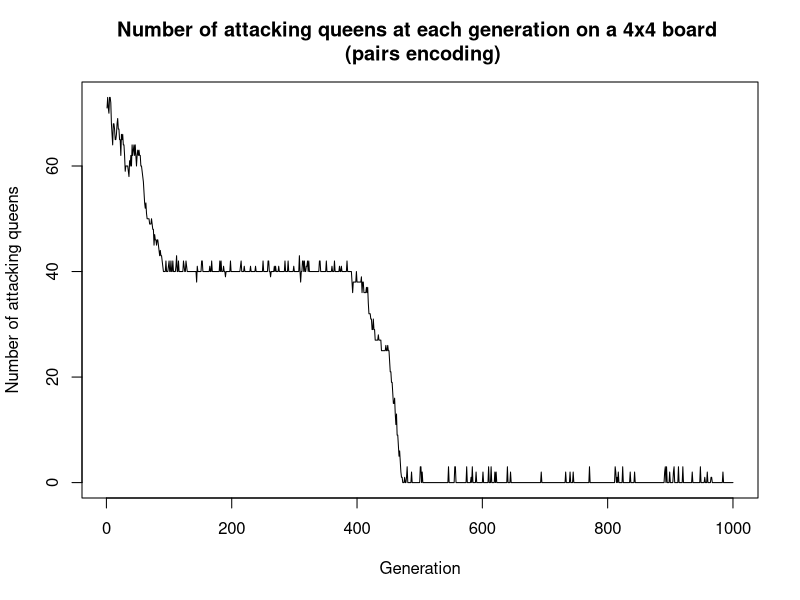
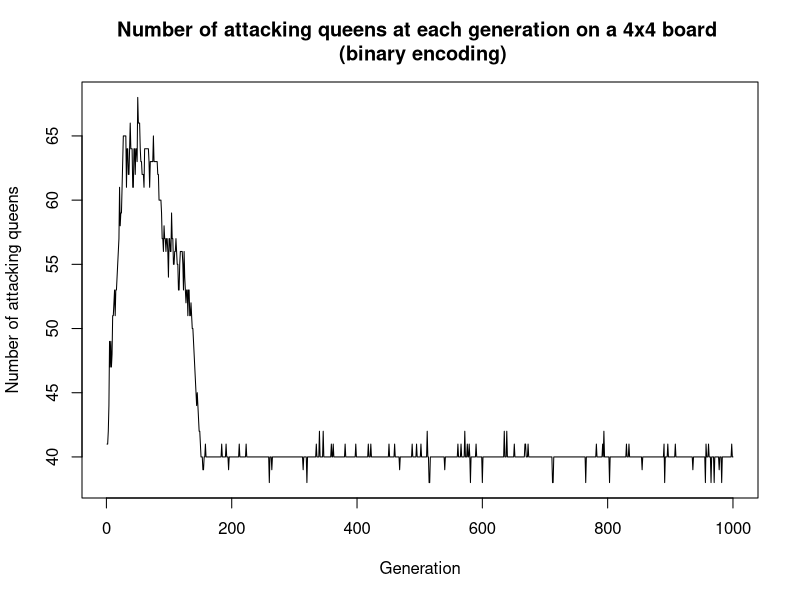
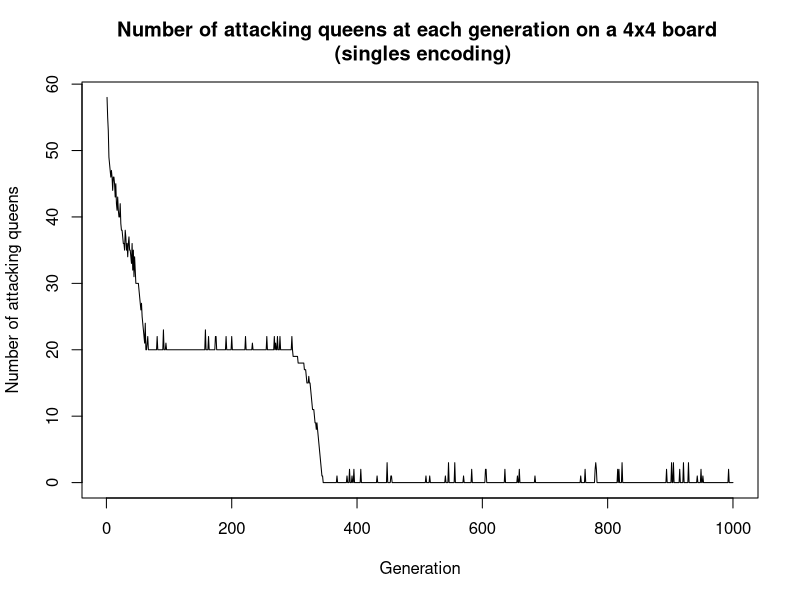
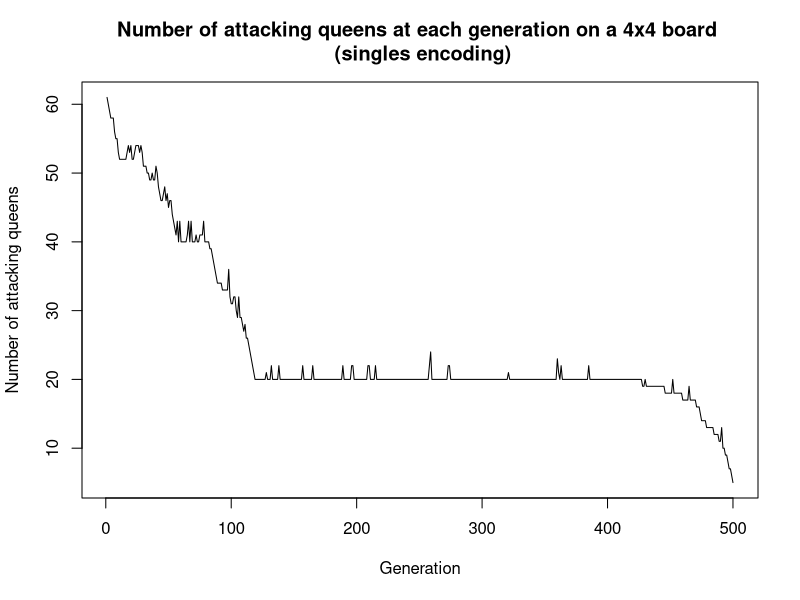
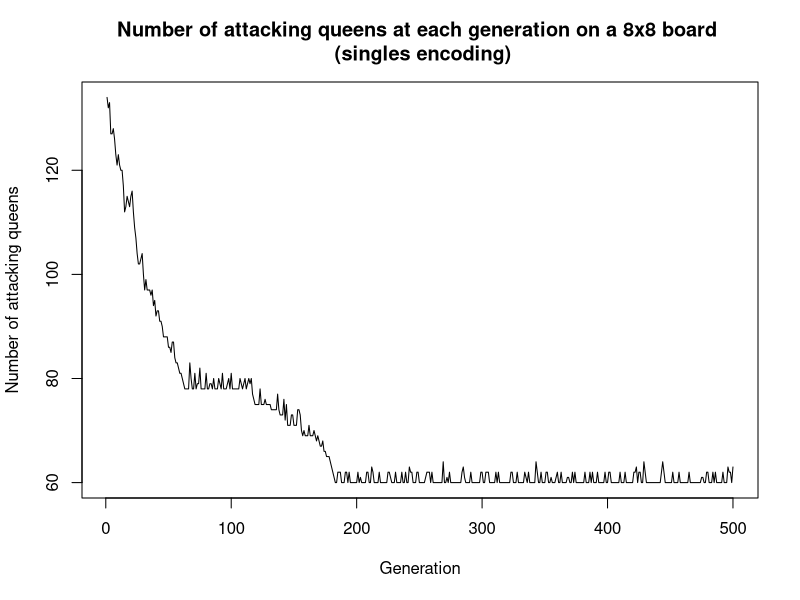
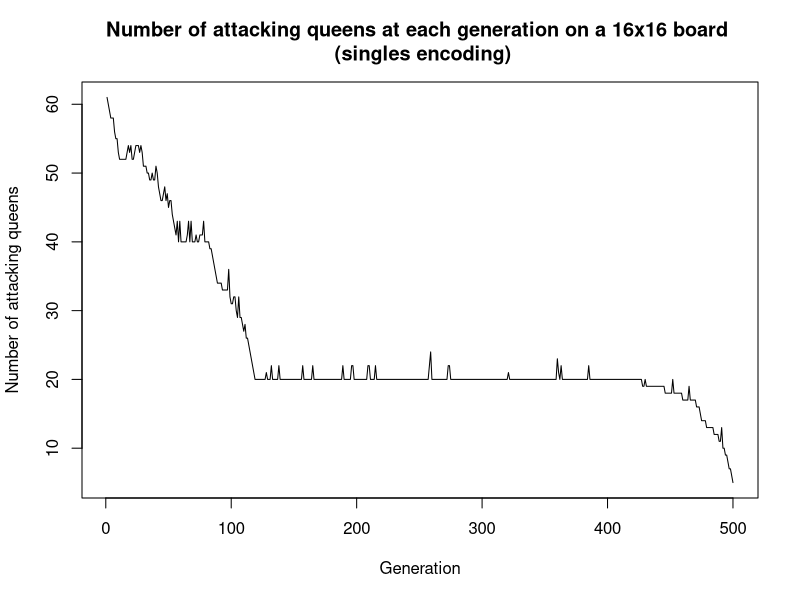
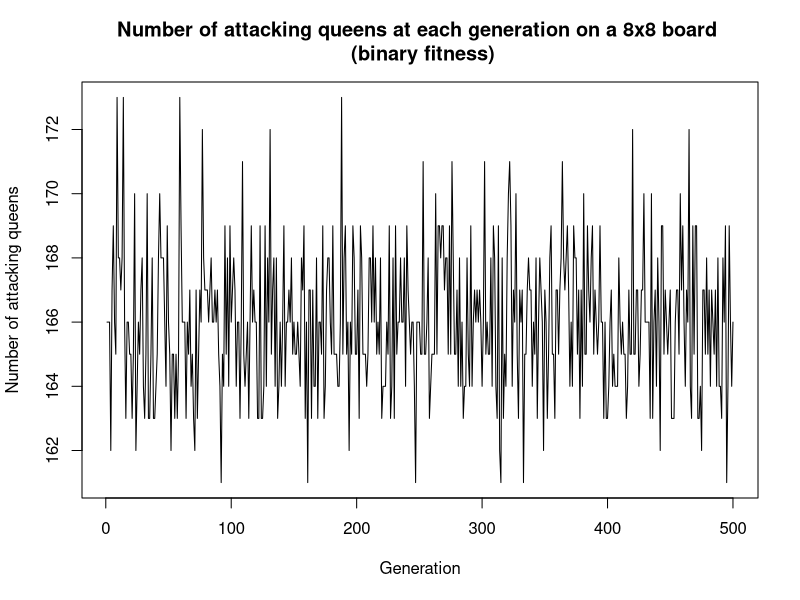
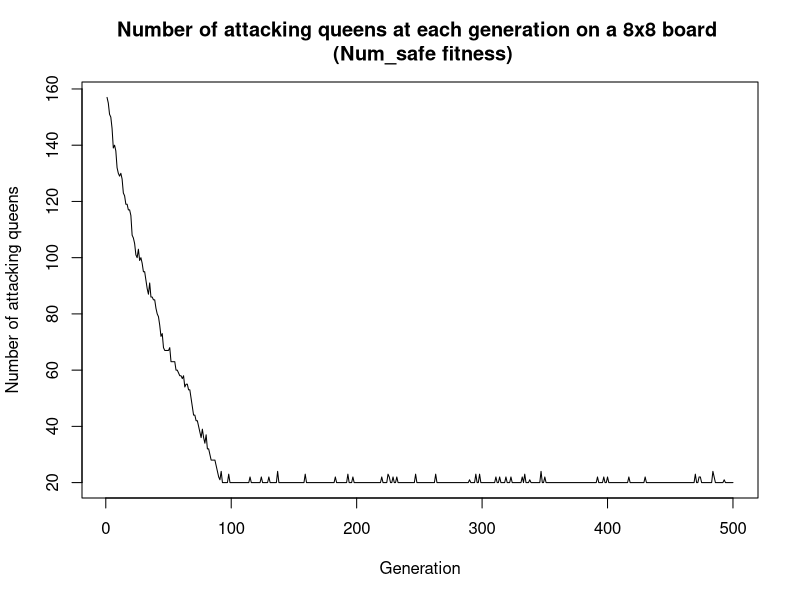

The R source for these figures, in order:
## ---- chunk 1
knitr::opts_chunk$set(echo = FALSE, cache = TRUE)
## ---- chunk 2
BinToDec <- function(x){
  #https://stackoverflow.com/questions/12892348/convert-binary-string-to-binary-or-decimal-value
  sum(2^(which(rev(unlist(strsplit(as.character(x), "")) == 1))-1))
}

vizualize_board <- function(layout, n){
  #Given a layout, vizualizes the board
  if(typeof(layout) == "list" & is.null(ncol(layout))){
    #print("Binary")
    #Binary
    board <- matrix(nrow = n, ncol = n)
    #fill the board with 0s
    for (i in 1:nrow(board)){
      for (j in 1:ncol(board)){
        board[i,j] <- 0
      }
    }
    for (i in 1:n){
      board[i,BinToDec(layout[[i]])] <- 1
    }
    board <- t(board)
    #print(board)
  }else if(typeof(layout) == "integer" & is.null(ncol(layout))){
    #print("Singles")
    #Singles
    #fill the board with 0s
    board <- matrix(nrow = n, ncol = n)
    for (i in 1:n){
      for (j in 1:n){
        board[i,j] <- 0
      }
    }
    for (i in 1:n){
      board[i,layout[i]] <- 1
    }
    board <- t(board)
    #print(board)
  }else{
    #Pairs
    #print("Pairs")
    board <- matrix(nrow = n, ncol = n)
    #fill the board with 0s
    for (i in 1:nrow(board)){
      for (j in 1:ncol(board)){
        board[i,j] <- 0
      }
    }
    for (i in 1:nrow(layout)){
      board[layout[i,1], layout[i,2]] <- 1
    }
  }
  #Print the board in the console:
  for (i in 1:(nrow(board)*2)){
    cat("_")
  }
  cat("\n")
  for (i in 1:nrow(board)){
    cat("|")
    for (j in 1:ncol(board)){
      if(board[i,j] == 0){
        cat(" |")
      }else{
        cat("Q|")
      }
    }
    cat("\n")
  }
}
## ---- chunk 3
#################### PAIRS REPRESENTATION ####################

# Question 2 : Crossover

crossover <- function(layout1, layout2, p){
  #PAIRS (matrix)
  kid <- matrix(nrow = nrow(layout1), ncol = 2)
  for (i in 1:p){
    kid[i,] <- layout1[i,]
  }
  for (i in (p+1):nrow(layout2)){
    kid[i,] <- layout2[i,]
  }
  return(kid)
}

# Question 3 : Mutate

mutate <- function(layout,n){
  pair <- sample(n,1)
  layout[pair,1] <- sample(n,1)
  layout[pair,2] <- sample(n,1)
  #Disadvantages of this layout : can move to a location where there is already a queen 
  # --> Good or bad ? Good: simulate a queen "disappearing", bad: duplicates in the representation
  return(layout)
}

# Question 4 : Fitness

fitness <- function(layout, fitness_function, n){
  board <- matrix(nrow = n, ncol = n)
  #fill the board with 0s
  for (i in 1:n){
    for (j in 1:n){
      board[i,j] <- 0
    }
  }
  #fill the board with 1s where there are queens
  for (i in 1:n){
    board[layout[i,1], layout[i,2]] <- 1
  }
  #================================================================================
 #Convert the board to a list of coordinates 
  my_vec <- c()
  for(i in 1:n){
    for(j in 1:n){
      if(board[i,j]==1){
        my_vec <- c(my_vec, c(i,j))
      }
    }
  }
  if(length(my_vec) == 0){
    return(0)
  }
  points<-array( my_vec, dim=c(2,length(my_vec)/2))
  are_attacking_eachother <- function(Q1,Q2){
    #https://stackoverflow.com/questions/57239548/how-to-check-if-a-queen-is-under-attack-in-nqueens
    (Q1[1] == Q2[1] | Q1[2] == Q2[2] | Q1[1]-Q1[2] == Q2[1]-Q2[2] | Q1[1]+Q1[2] == Q2[1]+Q2[2])
  }
  fitness <- 0
  if(length(points)/2 == 1){
    if(fitness_function == "binary"){
      return(0)
    }else if(fitness_function == "num_safe"){
      return(1)
    }else{
      #number of attacking pairs
      return(0)
    }
  }else if(fitness_function == "binary"){
      for(queen in 1:((length(points)/2)-1)){
        for(other_queen in (queen+1):(length(points)/2)){
          Q1 <- c(points[1,queen], points[2,queen])
          Q2 <- c(points[1,other_queen], points[2,other_queen])
          if(are_attacking_eachother(Q1, Q2)){
            fitness <- 1
          }
        } 
      }
  }else if(fitness_function == "num_safe"){
    safe <- 0
     for(queen in 1:((length(points)/2)-1)){
        for(other_queen in (queen+1):(length(points)/2)){
          Q1 <- c(points[1,queen], points[2,queen])
          Q2 <- c(points[1,other_queen], points[2,other_queen])
          if(!are_attacking_eachother(Q1, Q2)){
            safe <- safe + 2
          }
        } 
     }
    #to scale to [0,1], we could divide by the max number of queens that can be safe
    fitness <- safe
  }else if(fitness_function == "num_attacking"){
    num_attacking <- 0
    for(queen in 1:((length(points)/2)-1)){
      for(other_queen in (queen+1):(length(points)/2)){
        Q1 <- c(points[1,queen], points[2,queen])
        Q2 <- c(points[1,other_queen], points[2,other_queen])
        if(are_attacking_eachother(Q1, Q2)){
          num_attacking <- num_attacking + 1
        }
      } 
    }
    fitness <- num_attacking
  }else{
      #(nC2 - number) of pairs of queens attacking each other.
      nc2 <- (n*(n-1)/2)
      num_attacking <- 0
      for(queen in 1:((length(points)/2)-1)){
        for(other_queen in (queen+1):(length(points)/2)){
          Q1 <- c(points[1,queen], points[2,queen])
          Q2 <- c(points[1,other_queen], points[2,other_queen])
          if(are_attacking_eachother(Q1, Q2)){
            fitness <- 1
          }
        } 
      }
      fitness <- (nc2 - num_attacking)
  }
  return(fitness)
}

# Question 5 : Genetic Algorithm

generate_random_layout_pairs <- function(n){
  pairs<-array(0, dim=c(n,2))
  for (i in 1:n){
    pairs[i,1] <- sample(n,1)
    pairs[i,2] <- sample(n,1)
  }
  return(pairs)
}

darwin_pairs <- function(n_generations, board_size, n_population, mutprob, fitness_function, crossover_p){
  ###### Initialization ######
  #generate random population
  population <- list()
  for(i in 1:n_population){
    population[[i]] <- generate_random_layout_pairs(board_size)
  }

  #calculate fitness of population
  fitnesses <- c()
  for(i in 1:n_population){
    fitnesses[i] <- fitness(population[[i]], fitness_function, board_size)
  }
  n_attacking_queens <- c()
  solutions <- list()
  ###### Genetic Algorithm ######
  for(generation in 1:n_generations){

    #Two individuals are randomly sampled from the current population, 
    # they are further used as parents
    parents <- sample(population, 2, replace = FALSE)

    #One individual with the smallest fitness is selected from the current population,
    # this will be the victim
    victim <- population[which.min(fitnesses)]
    victim_idx <- which.min(fitnesses)
    #The two sampled parents are to produce a kid by crossover
    kid <- crossover(parents[[1]], parents[[2]], p=crossover_p)

    #this kid should be mutated with probability mutprob
    if(runif(1) < mutprob){
      kid <- mutate(kid, board_size)
    }

    #The victim is replaced by the kid in the population
    population[[victim_idx]] <- kid

    #Do not forget to update the vector of fitness values of the population
    fitnesses[victim_idx] <- fitness(kid, fitness_function, board_size)

    #Remember the number of pairs of queens attacking each other at the given iteration
    attacking_queens <- 0
    for(i in 1:n_population){
      attacking_queens <- attacking_queens + fitness(population[[i]], "num_attacking", board_size)
      if(fitness(population[[i]], "num_attacking", board_size) == 0){
        solutions[[length(solutions)+1]] <- population[[i]]
      }
    }
    n_attacking_queens <- c(n_attacking_queens, attacking_queens)

  }
  return(list(n_attacking_queens = n_attacking_queens, solutions = solutions))
}

## ---- chunk 4
# Question 6 : Legal Configuration
res_pairs <- darwin_pairs(n_generations = 1000, 
                          board_size =  4, 
                          n_population = 20, 
                          mutprob = 0.1, 
                          fitness_function = "num_safe",
                          crossover_p = 2)

cat("found", length(res_pairs$solutions), "legal configurations \n")
cat("Example of a legal configuration : \n")
if(length(res_pairs$solutions) > 0){
  vizualize_board(res_pairs$solutions[[1]], 4)
}
## ---- chunk 5
# Question 7 : Plot
plot(res_pairs$n_attacking_queens, type="l", xlab="Generation", ylab="Number of attacking queens")
title("Number of attacking queens at each generation on a 4x4 board \n (pairs encoding)")

## ---- chunk 6
################### Binary Representation ###################

# Question 2 : Crossover

crossover <- function(layout1, layout2, p){
  #p < log2(n)/2
  kid <- list()
  for (i in 1:p){
    kid[[i]] <- layout1[[i]]
  }
  for (i in (p+1):length(layout2)){
    kid[[i]] <- layout2[[i]]
  }
  return(kid)
}

# Question 3 : Mutate

mutate <- function(layout,n){
    #randomly select a binary string
    binary_string <- sample(1:length(layout), 1)
    #randomly select a bit in the binary string
    bit <- sample(1:length(layout[[binary_string]]), 1)
    #flip the bit
    layout[[binary_string]][bit] <- abs(layout[[binary_string]][bit] - 1)
    return(layout)
}

# Question 4 : Fitness

fitness <- function(layout, fitness_function, n){
  #Very twisted and inefficient way of doing things, to be modified
  board <- matrix(nrow = n, ncol = n)
  #fill the board with 0s
  for (i in 1:nrow(board)){
    for (j in 1:ncol(board)){
      board[i,j] <- 0
    }
  }
  for (i in 1:length(layout)){
    board[i, BinToDec(layout[[i]])] <- 1
  }
  board <- t(board) 

  #================================================================================
  #At this point, the board var should contain a matrix on the state of the board, with 1s for queens and 0s for empty spaces
  #Convert the board to a list of coordinates 
  my_vec <- c()
  for(i in 1:n){
    for(j in 1:n){
      if(board[i,j]==1){
        my_vec <- c(my_vec, c(i,j))
      }
    }
  }
  if(length(my_vec) == 0){
    return(0)
  }
  points<-array( my_vec, dim=c(2,length(my_vec)/2))
  are_attacking_eachother <- function(Q1,Q2){
    #https://stackoverflow.com/questions/57239548/how-to-check-if-a-queen-is-under-attack-in-nqueens
    (Q1[1] == Q2[1] | Q1[2] == Q2[2] | Q1[1]-Q1[2] == Q2[1]-Q2[2] | Q1[1]+Q1[2] == Q2[1]+Q2[2])
  }
  fitness <- 0
  #If only one queen on the board:
  if(length(points)/2 <= 1){
    if(fitness_function == "binary"){
      return(0)
    }else if(fitness_function == "num_safe"){
      return(length(points)/2)
    }else{ #number of attacking pairs
      return(0)
    }
    
  }else if(fitness_function == "binary"){
      for(queen in 1:((length(points)/2)-1)){
        for(other_queen in (queen+1):(length(points)/2)){
          Q1 <- c(points[1,queen], points[2,queen])
          Q2 <- c(points[1,other_queen], points[2,other_queen])
          if(are_attacking_eachother(Q1, Q2)){
            fitness <- 1
          }
        } 
      }
  }else if(fitness_function == "num_safe"){
    safe <- 0
     for(queen in 1:((length(points)/2)-1)){
        for(other_queen in (queen+1):(length(points)/2)){
          Q1 <- c(points[1,queen], points[2,queen])
          Q2 <- c(points[1,other_queen], points[2,other_queen])
          if(!are_attacking_eachother(Q1, Q2)){
            safe <- safe + 2
          }
        } 
     }
    #to scale to [0,1], we can divide by the max number of queens that can be safe
    fitness <- safe
    
  }else if(fitness_function == "num_attacking"){
    num_attacking <- 0
    for(queen in 1:((length(points)/2)-1)){
      for(other_queen in (queen+1):(length(points)/2)){
        Q1 <- c(points[1,queen], points[2,queen])
        Q2 <- c(points[1,other_queen], points[2,other_queen])
        if(are_attacking_eachother(Q1, Q2)){
          num_attacking <- num_attacking + 1
        }
      } 
    }
    fitness <- num_attacking
  }else{
      #(nC2 - number) of pairs of queens attacking each other.
      nc2 <- (n*(n-1)/2)
      num_attacking <- 0
      for(queen in 1:((length(points)/2)-1)){
        for(other_queen in (queen+1):(length(points)/2)){
          Q1 <- c(points[1,queen], points[2,queen])
          Q2 <- c(points[1,other_queen], points[2,other_queen])
          if(are_attacking_eachother(Q1, Q2)){
            fitness <- 1
          }
        } 
      }
      fitness <- nc2 - num_attacking
  }
  return(fitness)
}

# Question 5 : Genetic Algorithm

generate_random_layout_binary <- function(n){
  #Only works for n powers of 2, otherwise it can produces queens outside of the board
  layout <- list()
  for (i in 1:n){
    layout[[i]] <- sample(0:1, ceiling(log2(n)), replace = TRUE)
  }
  return(layout)
}

darwin_bin <- function(n_generations, board_size, n_population, mutprob, fitness_function, crossover_p){

  #generate random population
  population <- list()
  for(i in 1:n_population){
    population[[i]] <- generate_random_layout_binary(board_size)
  }

  #calculate fitness of population
  fitnesses <- c()
  for(i in 1:n_population){
    fitnesses[i] <- fitness(population[[i]], fitness_function, board_size)
  }
  n_attacking_queens <- c()
  solutions <- list()
  ###### Genetic Algorithm ######
  for(generation in 1:n_generations){
    #Two individuals are randomly sampled from the current population, they are further used as parents
    parents <- sample(population, 2, replace = FALSE)

    #One individual with the smallest fitness is selected from the current population, this will be the victim
    victim <- population[which.min(fitnesses)][[1]]
    victim_idx <- which.min(fitnesses)

    #The two sampled parents are to produce a kid by crossover
    kid <- crossover(parents[[1]], parents[[2]], p=crossover_p)
    #this kid should be mutated with probability mutprob
    if(runif(1) < mutprob){
      kid <- mutate(kid, board_size)
    }
    #The victim is replaced by the kid in the population
  
    population[[victim_idx]] <- kid

    #Do not forget to update the vector of fitness values of the population
    fitnesses[victim_idx] <- fitness(kid, fitness_function, board_size)

  #Remember the number of pairs of queens attacking each other at the given iteration
    attacking_queens <- 0
    for(i in 1:n_population){
      attacking_queens <- attacking_queens + fitness(population[[i]], "num_attacking", board_size)
      if(fitness(population[[i]], "num_attacking", board_size) == 0){
        solutions[[length(solutions)+1]] <- population[[i]]
      }
    }
    n_attacking_queens <- c(n_attacking_queens, attacking_queens)

  }
  return(list(n_attacking_queens = n_attacking_queens, solutions = solutions))
}

## ---- chunk 7
# Question 6 : Legal Configuration
res_bin <- darwin_bin(n_generations = 1000, 
                          board_size =  4, 
                          n_population = 20, 
                          mutprob = 0.1, 
                          fitness_function = "num_safe",
                          crossover_p = 1) #Bin rep so 2bits only

cat("found", length(res_bin$solutions), "legal configurations \n")
cat("Example of a legal configuration : \n")
if(length(res_bin$solutions) > 0){
  vizualize_board(res_bin$solutions[[1]], 4)
}
## ---- chunk 8
# Question 7 : Plot
plot(res_bin$n_attacking_queens, type="l", xlab="Generation", ylab="Number of attacking queens")
title("Number of attacking queens at each generation on a 4x4 board \n (binary encoding)")

## ---- chunk 9
################### Singles Representation ###################

# Question 2 : Crossover

crossover <- function(layout1, layout2, p){
  kid <- c()
    for (i in 1:p){
      kid <- c(kid , layout1[i])
    }
    for (i in (p+1):length(layout2)){
      kid <- c(kid , layout2[i])
    }
    return(kid)
}

# Question 3 : Mutate

mutate <- function(layout,n){
    row <- sample(n,1)
    layout[row] <- sample(n,1)
    #Disadvantages of this method : a queen can only be moved within a column, and it can also not be moved at all
    return(layout)
}

# Question 4 : Fitness

fitness <- function(layout, fitness_function, n){
  #Very twisted and inefficient way of doing things, to be modified
  board <- matrix(nrow = n, ncol = n)
  #fill the board with 0s
  for (i in 1:n){
    for (j in 1:n){
      board[i,j] <- 0
    }
  }
  for (i in 1:n){
    board[i,layout[i]] <- 1
  }
  board <- t(board)
  #================================================================================
  #At this point, the board var should contain a matrix on the state of the board, with 1s for queens and 0s for empty spaces
  #Convert the board to a list of coordinates 
  my_vec <- c()
  for(i in 1:n){
    for(j in 1:n){
      if(board[i,j]==1){
        my_vec <- c(my_vec, c(i,j))
      }
    }
  }
  if(length(my_vec) == 0){
    return(0)
  }
  points<-array( my_vec, dim=c(2,length(my_vec)/2))
  are_attacking_eachother <- function(Q1,Q2){
    #https://stackoverflow.com/questions/57239548/how-to-check-if-a-queen-is-under-attack-in-nqueens
    (Q1[1] == Q2[1] | Q1[2] == Q2[2] | Q1[1]-Q1[2] == Q2[1]-Q2[2] | Q1[1]+Q1[2] == Q2[1]+Q2[2])
  }
  fitness <- 0
  #If only one queen on the board:
  if(length(points)/2 <= 1){
    if(fitness_function == "binary"){
      return(0)
    }else if(fitness_function == "num_safe"){
      return(length(points)/2)
    }else{ #number of attacking pairs
      return(0)
    }
  }else if(fitness_function == "binary"){
      for(queen in 1:((length(points)/2)-1)){
        for(other_queen in (queen+1):(length(points)/2)){
          Q1 <- c(points[1,queen], points[2,queen])
          Q2 <- c(points[1,other_queen], points[2,other_queen])
          if(are_attacking_eachother(Q1, Q2)){
            fitness <- 1
          }
        } 
      }
  }else if(fitness_function == "num_safe"){
    safe <- 0
     for(queen in 1:((length(points)/2)-1)){
        for(other_queen in (queen+1):(length(points)/2)){
          Q1 <- c(points[1,queen], points[2,queen])
          Q2 <- c(points[1,other_queen], points[2,other_queen])
          if(!are_attacking_eachother(Q1, Q2)){
            safe <- safe + 2
          }
        } 
     }
    #to scale to [0,1], we can divide by the max number of queens that can be safe
    fitness <- safe
  }else if(fitness_function == "num_attacking"){
    num_attacking <- 0
    for(queen in 1:((length(points)/2)-1)){
      for(other_queen in (queen+1):(length(points)/2)){
        Q1 <- c(points[1,queen], points[2,queen])
        Q2 <- c(points[1,other_queen], points[2,other_queen])
        if(are_attacking_eachother(Q1, Q2)){
          num_attacking <- num_attacking + 1
        }
      } 
    }
    fitness <- num_attacking
  }else{
      #(nC2 - number) of pairs of queens attacking each other.
      nc2 <- (n*(n-1)/2)
      num_attacking <- 0
      for(queen in 1:((length(points)/2)-1)){
        for(other_queen in (queen+1):(length(points)/2)){
          Q1 <- c(points[1,queen], points[2,queen])
          Q2 <- c(points[1,other_queen], points[2,other_queen])
          if(are_attacking_eachother(Q1, Q2)){
            fitness <- 1
          }
        } 
      }
      fitness <- (nc2 - num_attacking)
  }
  return(fitness)
}

# Question 5 : Genetic Algorithm

generate_random_layout_singles <- function(n){
  layout <- c()
  for (i in 1:n){
    layout[i] <- sample(1:n,1)
  }
  return(layout)
}

darwin_singles <- function(n_generations, board_size, n_population, mutprob, fitness_function, crossover_p){

  #generate random population
  population <- list()
  for(i in 1:n_population){
    population[[i]] <- generate_random_layout_singles(board_size)
  }

  #calculate fitness of population
  fitnesses <- c()
  for(i in 1:n_population){
    fitnesses[i] <- fitness(population[[i]], fitness_function, board_size)
  }
  n_attacking_queens <- c()
  solutions <- list()
  ###### Genetic Algorithm ######
  for(generation in 1:n_generations){
    #Two individuals are randomly sampled from the current population, they are further used as parents
    parents <- sample(population, 2, replace = FALSE)

    #One individual with the smallest fitness is selected from the current population, this will be the victim
    victim <- population[which.min(fitnesses)][[1]]
    victim_idx <- which.min(fitnesses)

    #The two sampled parents are to produce a kid by crossover
    kid <- crossover(parents[[1]], parents[[2]], p=crossover_p)
    #this kid should be mutated with probability mutprob
    if(runif(1) < mutprob){
      kid <- mutate(kid, board_size)
    }
    #The victim is replaced by the kid in the population
  
    population[[victim_idx]] <- kid

    #Do not forget to update the vector of fitness values of the population
    fitnesses[victim_idx] <- fitness(kid, fitness_function, board_size)

  #Remember the number of pairs of queens attacking each other at the given iteration
    attacking_queens <- 0
    for(i in 1:n_population){
      attacking_queens <- attacking_queens + fitness(population[[i]], "num_attacking", board_size)
      if(fitness(population[[i]], "num_attacking", board_size) == 0){
        solutions[[length(solutions)+1]] <- population[[i]]
      }
    }
    n_attacking_queens <- c(n_attacking_queens, attacking_queens)
  }
  return(list(n_attacking_queens = n_attacking_queens, solutions = solutions))
}

## ---- chunk 10
# Question 6 : Legal Configuration
res_sin <- darwin_singles(n_generations = 1000,
                          board_size = 4,
                          n_population = 20,
                          mutprob = 0.1,
                          fitness_function ="num_safe",
                          crossover_p = 2)

cat("found", length(res_sin$solutions), "legal configurations \n")
cat("Example of a legal configuration : \n")
if(length(res_sin$solutions) > 0){
  vizualize_board(res_sin$solutions[[1]], 4)
}
## ---- chunk 11
# Question 7 : Plot
plot(res_sin$n_attacking_queens, type = "l", xlab = "Generation", ylab = "Number of attacking queens")
title("Number of attacking queens at each generation on a 4x4 board \n (singles encoding)")
## ---- chunk 12

# n = 4
start_time <- Sys.time()
res_sin4 <- darwin_singles(n_generations = 500,
                           board_size = 4,
                           n_population = 20,
                           mutprob =0.1,
                           fitness_function = "num_safe",
                           crossover_p = 2)
end_time <- Sys.time()

cat("N = 4 : found", length(res_sin4$solutions), "legal configurations")
cat("\n")
cat("time taken:", end_time - start_time, "seconds")
cat("\n")
plot(res_sin4$n_attacking_queens, type = "l", xlab = "Generation", ylab = "Number of attacking queens")
title("Number of attacking queens at each generation on a 4x4 board \n (singles encoding)")

# n = 8
start_time <- Sys.time()
res_sin8 <- darwin_singles(n_generations = 500,
                           board_size = 8,
                           n_population = 20,
                           mutprob =0.1,
                           fitness_function = "num_safe",
                           crossover_p = 4)
end_time <- Sys.time()

cat("N = 8 : found", length(res_sin8$solutions), "legal configurations")
cat("\n")
cat("time taken:", end_time - start_time, "seconds")
cat("\n")
plot(res_sin8$n_attacking_queens, type = "l", xlab = "Generation", ylab = "Number of attacking queens")
title("Number of attacking queens at each generation on a 8x8 board \n (singles encoding)")

# n = 16
start_time <- Sys.time()
res_sin16 <- darwin_singles(n_generations = 500,
                           board_size = 16,
                           n_population = 20,
                           mutprob =0.1,
                           fitness_function = "num_safe",
                           crossover_p = 8)
end_time <- Sys.time()

cat("N = 16 : found", length(res_sin16$solutions), "legal configurations")
cat("\n")
cat("time taken:", end_time - start_time, "seconds")
cat("\n")
plot(res_sin4$n_attacking_queens, type = "l", xlab = "Generation", ylab = "Number of attacking queens")
title("Number of attacking queens at each generation on a 16x16 board \n (singles encoding)")

## ---- chunk 13

# Binary
start_time <- Sys.time()
res_sinA <- darwin_singles(n_generations = 500,
                           board_size = 8,
                           n_population = 20,
                           mutprob =0.1,
                           fitness_function = "binary",
                           crossover_p = 4)
end_time <- Sys.time()

cat("Binary: found", length(res_sinA$solutions), "legal configurations")
cat("\n")
cat("time taken:", end_time - start_time, "seconds")
cat("\n")
plot(res_sinA$n_attacking_queens, type = "l", xlab = "Generation", ylab = "Number of attacking queens")
title("Number of attacking queens at each generation on a 8x8 board \n (binary fitness)")

# Number of Safe Queens
start_time <- Sys.time()
res_sinB <- darwin_singles(n_generations = 500,
                           board_size = 8,
                           n_population = 20,
                           mutprob =0.1,
                           fitness_function = "num_safe",
                           crossover_p = 4)
end_time <- Sys.time()

cat("Num_safe : found", length(res_sinB$solutions), "legal configurations")
cat("\n")
cat("time taken:", end_time - start_time, "seconds")
cat("\n")
plot(res_sinB$n_attacking_queens, type = "l", xlab = "Generation", ylab = "Number of attacking queens")
title("Number of attacking queens at each generation on a 8x8 board \n (Num_safe fitness)")

# n = 16
start_time <- Sys.time()
res_sinC <- darwin_singles(n_generations = 500,
                           board_size = 8,
                           n_population = 20,
                           mutprob =0.1,
                           fitness_function = "other",
                           crossover_p = 4)
end_time <- Sys.time()

cat("nC2 - num_attacking : found", length(res_sinC$solutions), "legal configurations")
cat("\n")
cat("time taken:", end_time - start_time, "seconds")
cat("\n")
plot(res_sinC$n_attacking_queens, type = "l", xlab = "Generation", ylab = "Number of attacking queens")
title("Number of attacking queens at each generation on a 8x8 board \n (nC2 - num_attacking fitness)")

## ---- chunk 14

# mutprob= 0.1
start_time <- Sys.time()
res_sinA <- darwin_singles(n_generations = 1000,
                           board_size = 8,
                           n_population = 20,
                           mutprob =0.1,
                           fitness_function = "num_safe",
                           crossover_p = 4)
end_time <- Sys.time()

cat("mutprob= 0.1: found", length(res_sinA$solutions), "legal configurations")
cat("\n")
cat("time taken:", end_time - start_time, "seconds")
cat("\n")
plot(res_sinA$n_attacking_queens, type = "l", xlab = "Generation", ylab = "Number of attacking queens")
title("Number of attacking queens at each generation on a 8x8 board \n (mutprob= 0.1)")

# mutprob= 0.5
start_time <- Sys.time()
res_sinB <- darwin_singles(n_generations = 1000,
                           board_size = 8,
                           n_population = 20,
                           mutprob= 0.5,
                           fitness_function = "num_safe",
                           crossover_p = 4)
end_time <- Sys.time()

cat("mutprob= 0.5: found", length(res_sinB$solutions), "legal configurations")
cat("\n")
cat("time taken:", end_time - start_time, "seconds")
cat("\n")
plot(res_sinB$n_attacking_queens, type = "l", xlab = "Generation", ylab = "Number of attacking queens")
title("Number of attacking queens at each generation on a 8x8 board \n (mutprob= 0.5)")

# mutprob= 0.9
start_time <- Sys.time()
res_sinC <- darwin_singles(n_generations = 1000,
                           board_size = 8,
                           n_population = 20,
                           mutprob= 0.9,
                           fitness_function = "num_safe",
                           crossover_p = 4)
end_time <- Sys.time()

cat("mutprob= 0.9: found", length(res_sinC$solutions), "legal configurations")
cat("\n")
cat("time taken:", end_time - start_time, "seconds")
cat("\n")
plot(res_sinC$n_attacking_queens, type = "l", xlab = "Generation", ylab = "Number of attacking queens")
title("Number of attacking queens at each generation on a 8x8 board \n (mutprob= 0.9)")

## ---- chunk 15
# 2.1
data <- read.csv2("censoredproc.csv")

par(mfrow=c(1,3))

# histogram of all data
hist(as.numeric(data[,1]), freq=F, main="Histogram of all data")

# histogram of data with cens=1
hist(as.numeric(data[which(data[,2]==1),1]), freq=F, main="Histogram of cens=1 data")

# histogram of data with cens=2
hist(as.numeric(data[which(data[,2]==2),1]), freq=F, main="Histogram of cens=2 data")

print("min")
min(as.numeric(data[which(data[,2]==1),1]))
min(as.numeric(data[which(data[,2]==2),1]))
print("max")
max(as.numeric(data[which(data[,2]==1),1]))
max(as.numeric(data[which(data[,2]==2),1]))


## ---- chunk 16
# 2.4

# EM algorithm
get_Q <- function(lambda_k){ 
  #Given lambda and lambda_k, returns Q(lambda, lambda_k) to be optimised
  Q <- function(lambda){
    n*log(lambda) - lambda*n*mean(x) + m*log(lambda) -lambda*sum((1/lambda_k)-(c/(exp(lambda_k*c)-1))) - sum(log(1-exp(-lambda*c)))
  }
  return(Q)
}

##################### Parameters #####################

# uncensored and censored number of observations
n <- length(which(data[,2]==1))
m <- length(which(data[,2]==2))

# uncensored and censored observations
x <- as.numeric(data[which(data[,2]==1),1]) #Uncensored observations
c <- as.numeric(data[which(data[,2]==2),1]) #Censored observations

# starting lambda value and stopping conditions
lambda_0 <- 100 # starting value for lambda_k
epsilon <- 0.001 # stopping condition
max_k <- 100 # maximum number of iterations

# initialization of the while loop
k <- 1 # iteration counter 
lambda_ks <- lambda_0 # vector of lambda values, starting with lambda_0

####################### EM Algorithm ##############################

while(k < max_k){
  # E-step
  Q <- get_Q(lambda_ks[k])
  # M-step
  lambda_k <- optimise(Q, interval = c(0,100), maximum = TRUE)$maximum
  lambda_ks <- c(lambda_ks, lambda_k)
  # stopping condition
  if(abs(lambda_k - lambda_ks[k]) < epsilon){
    print(paste("EM algorithm stopped at iteration", k))
    break
  }
  # update k
  k <- k +1
}

print(lambda_ks)
## ---- chunk 17
#2.5

lambda_graph <- lambda_ks[length(lambda_ks)]

par(mfrow=c(1,3))

hist(as.numeric(data[,1]), freq=F, main="Histogram of all data")
curve(dexp(x, rate = lambda_graph), from=0, to=10, col='blue', add=TRUE, lwd = 2)

hist(as.numeric(data[which(data[,2]==1),1]), freq=F, main="Histogram of cens=1 data")
curve(dexp(x, rate = lambda_graph), from=0, to=10, col='blue', add=TRUE, lwd = 2)

hist(as.numeric(data[which(data[,2]==2),1]), freq=F, main="Histogram of cens=2 data")
curve(dexp(x, rate = lambda_graph), from=0, to=10, col='blue', add=TRUE, lwd = 2)
